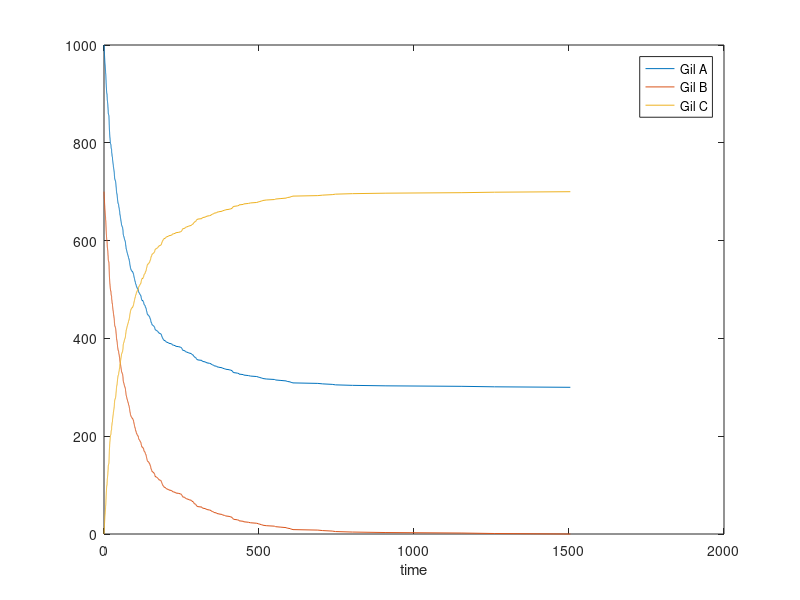

This chart was generated by the following MATLAB code: (Note: this script raises an error after producing the figure.)
%  A + B --> C
% Simulating 2nd order kinetics using the Gillespie algorithm
% for a heterologous 2nd order process.

% Author: Alex Plakantonakis,   Copyright (c) 2019.           License: GNU GPLv3

clear;

Avonum = 6.02e+23;      % Avogadro's number
km = 0.01;      % Bimolecular molar kinetic constant [units: 1 /(M sec)];
V = 10^-21;          % in Liters

global k;       % Bimolecular microscopic kinetic constant [units: 1/sec];
k = km /(Avonum*V);

A(1) = 1000;                                        % Initial particle number  
B(1) = 700;                                         % Initial particle number
C(1) = 0;                                           % Initial particle number
%  Am = A(1)/Avonum/V;     Bm = B(1)/Avonum/V;      % Molar concentrations

time(1) = 0;
t = 2;

while B(t-1) > 0                                    % Use limiting reactant!
    a(t) = k*A(t-1)*B(t-1);                         % Propensity function
    dt = -log(rand) / a(t);
    time(t) = time(t-1) + dt;
    A(t) = A(t-1) - 1;
    B(t) = B(t-1) - 1;
    C(t) = C(t-1) + 1;    
    t = t + 1;
end

figure('Name','2nd Order Rx Time course','NumberTitle','off'); 
plot(time,A,time,B,time,C);                 hold on;
xlabel('time');             legend('Gil A','Gil B','Gil C');

% Solve ODE for 2nd order kinetics - Plot Time Courses
tmax=time(t-1);
[t y_sol] = ode45(@o2_het_dif,[0:tmax/100:tmax],[A(1) ; B(1) ; C(1)]);
scatter(t,y_sol(:,1),'.b');                  
scatter(t,y_sol(:,2),'.g');
scatter(t,y_sol(:,3),'.r');


